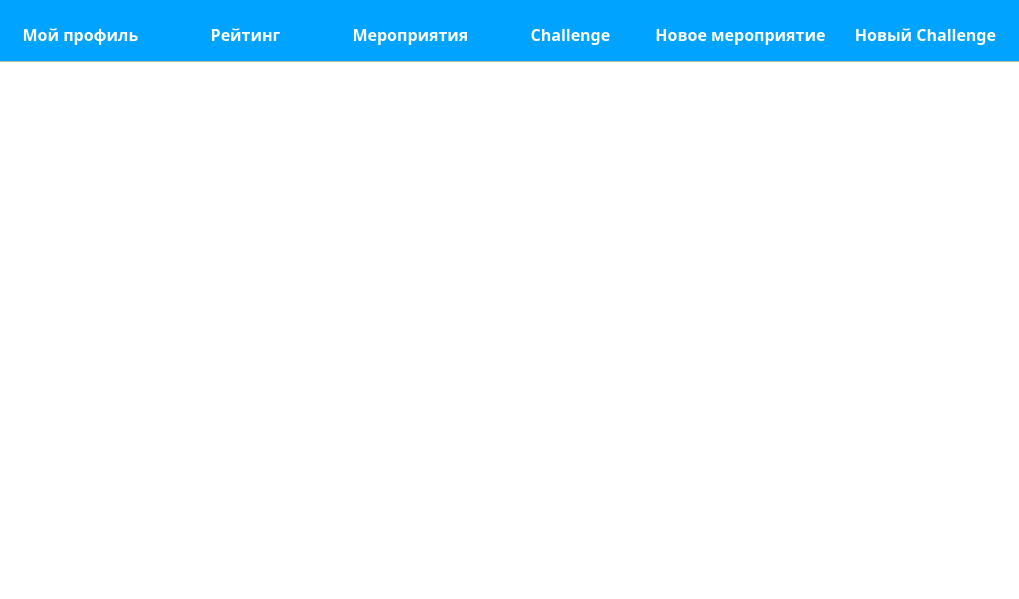
<?xml version="1.0" encoding="UTF-8"?>
<ui version="4.0">
 <class>Form</class>
 <widget class="QWidget" name="Form">
  <property name="geometry">
   <rect>
    <x>0</x>
    <y>0</y>
    <width>1019</width>
    <height>599</height>
   </rect>
  </property>
  <property name="windowTitle">
   <string>Form</string>
  </property>
  <property name="styleSheet">
   <string notr="true">QPushButton{
	border: none;
position: absolute;
width: 804px;
height: 88px;
left: 0px;
top: 0px;

background: #00A3FF;
position: absolute;
width: 57px;
height: 20px;
left: 237px;
top: 32px;

font-family: Montserrat;
font-style: normal;
font-weight: bold;
font-size: 16px;
line-height: 20px;
/* identical to box height */
box-shadow: none;

color: #FFFFFF;

}
QPushButton:hover{
	background:  #007BD5;
	text-decoration: underline;
}
QPushButton:focus{
	background:  #007BD5;
	text-decoration: underline;
}
</string>
  </property>
  <widget class="QPushButton" name="pushButton_6">
   <property name="geometry">
    <rect>
     <x>0</x>
     <y>0</y>
     <width>161</width>
     <height>69</height>
    </rect>
   </property>
   <property name="sizePolicy">
    <sizepolicy hsizetype="Minimum" vsizetype="Expanding">
     <horstretch>0</horstretch>
     <verstretch>0</verstretch>
    </sizepolicy>
   </property>
   <property name="styleSheet">
    <string notr="true"/>
   </property>
   <property name="text">
    <string>Мой профиль</string>
   </property>
  </widget>
  <widget class="QPushButton" name="pushButton_3">
   <property name="geometry">
    <rect>
     <x>160</x>
     <y>0</y>
     <width>171</width>
     <height>69</height>
    </rect>
   </property>
   <property name="sizePolicy">
    <sizepolicy hsizetype="Minimum" vsizetype="Expanding">
     <horstretch>0</horstretch>
     <verstretch>0</verstretch>
    </sizepolicy>
   </property>
   <property name="styleSheet">
    <string notr="true"/>
   </property>
   <property name="text">
    <string>Рейтинг</string>
   </property>
  </widget>
  <widget class="QPushButton" name="pushButton_4">
   <property name="geometry">
    <rect>
     <x>330</x>
     <y>0</y>
     <width>161</width>
     <height>69</height>
    </rect>
   </property>
   <property name="sizePolicy">
    <sizepolicy hsizetype="Minimum" vsizetype="Expanding">
     <horstretch>0</horstretch>
     <verstretch>0</verstretch>
    </sizepolicy>
   </property>
   <property name="styleSheet">
    <string notr="true"/>
   </property>
   <property name="text">
    <string>Мероприятия</string>
   </property>
  </widget>
  <widget class="QPushButton" name="pushButton_5">
   <property name="geometry">
    <rect>
     <x>490</x>
     <y>0</y>
     <width>161</width>
     <height>69</height>
    </rect>
   </property>
   <property name="sizePolicy">
    <sizepolicy hsizetype="Minimum" vsizetype="Expanding">
     <horstretch>0</horstretch>
     <verstretch>0</verstretch>
    </sizepolicy>
   </property>
   <property name="styleSheet">
    <string notr="true"/>
   </property>
   <property name="text">
    <string>Challenge</string>
   </property>
  </widget>
  <widget class="QPushButton" name="pushButton_7">
   <property name="geometry">
    <rect>
     <x>650</x>
     <y>0</y>
     <width>181</width>
     <height>69</height>
    </rect>
   </property>
   <property name="sizePolicy">
    <sizepolicy hsizetype="Minimum" vsizetype="Expanding">
     <horstretch>0</horstretch>
     <verstretch>0</verstretch>
    </sizepolicy>
   </property>
   <property name="styleSheet">
    <string notr="true"/>
   </property>
   <property name="text">
    <string>Новое мероприятие</string>
   </property>
  </widget>
  <widget class="QPushButton" name="pushButton_8">
   <property name="geometry">
    <rect>
     <x>830</x>
     <y>0</y>
     <width>191</width>
     <height>69</height>
    </rect>
   </property>
   <property name="sizePolicy">
    <sizepolicy hsizetype="Minimum" vsizetype="Expanding">
     <horstretch>0</horstretch>
     <verstretch>0</verstretch>
    </sizepolicy>
   </property>
   <property name="styleSheet">
    <string notr="true"/>
   </property>
   <property name="text">
    <string>Новый Challenge</string>
   </property>
  </widget>
  <widget class="QListWidget" name="listWidget">
   <property name="geometry">
    <rect>
     <x>-5</x>
     <y>61</y>
     <width>1041</width>
     <height>541</height>
    </rect>
   </property>
  </widget>
 </widget>
 <resources/>
 <connections/>
</ui>
